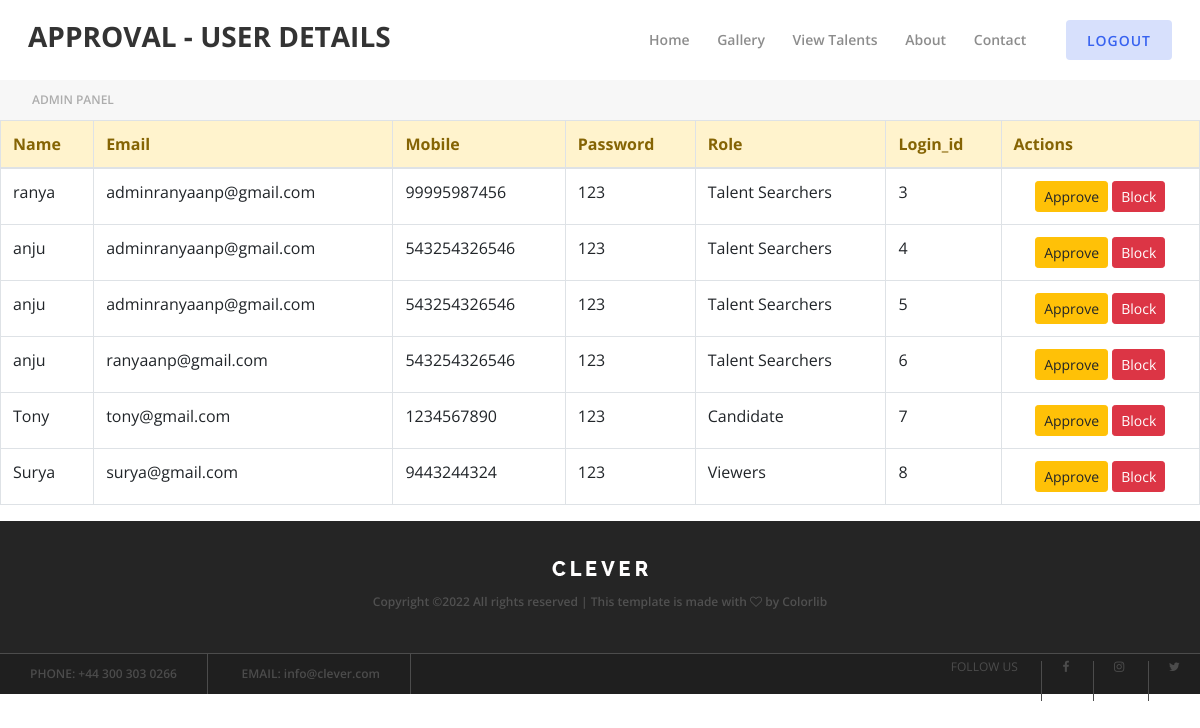
Screenshot of /talent/approve with the database file from the repository.
### talent/models.py (models this page shows, shortened)
class signup(models.Model):
    name = models.CharField(max_length=50)
    email = models.CharField(max_length=50)
    mobile = models.CharField(max_length=50, default='')
    password = models.CharField(max_length=50, default='')
    role = models.CharField(max_length=50, default='')
    status = models.IntegerField(default='1')

### talent/views.py (the view)
def approve(request):
    userid = request.session.get('id')
    reg = signup.objects.all()
    context = {'reg': reg}
    return render(request, 'talent/approve.html', context)

### template/talent/approve.html (shortened to what this page needs)
{% load static %}
<html lang="en">
<head>
    <link rel="stylesheet" type="text/css" href="{% static 'css/demo.css'%}" />
    <link rel="stylesheet" type="text/css" href="{% static 'css/icons.css'%}" />
    <link rel="stylesheet" type="text/css" href="{% static 'css/component.css'%}" />
    <link rel="stylesheet" href="{% static 'style.css'%}">
</head>
<body>
    <header class="header-area">
        <div class="clever-main-menu">
            <div class="classy-nav-container breakpoint-off">
                <nav class="classy-navbar justify-content-between" id="cleverNav">
                    <a class="nav-brand" href="index.html"><h3>APPROVAL - USER DETAILS</h3></a>
                    <div class="classy-menu">
                        <div class="classynav">
                            <ul>
                                <li>
                                <li><a href="{% url 'index' %}">Home</a></li>
                                <li><a href="{% url 'gallery' %}">Gallery</a>
                                </li>
                                <li><a href="{% url 'talentview' %}">View Talents</a></li>
                                <li><a href="#about">About</a></li>
                                <li><a href="#contact">Contact</a></li>
                                <li><a><br></a></li>
                            </ul>
                            <div class="register-login-area">
                                <a href="{% url 'logout' %}" class="btn active" onclick="alert('Are you sure you want to logout ?');">Logout</a>
                            </div>
                        </div>
                    </div></nav>
                    </div>
            </div>
    </header>
    <div class="breadcumb-area">
        <nav aria-label="breadcrumb">
            <ol class="breadcrumb">
                <li class="breadcrumb-item active" aria-current="page">Admin Panel</li>
            </ol>
        </nav>
    </div>
    <table class="table table-bordered">
    <thead class="alert-warning">
        <tr>
            <th>Name</th>
            <th>Email</th>
            <th>Mobile</th>
            <th>Password</th>
            <th>Role</th>
         <th>Login_id</th>
         <th>Actions</th>
        </tr>
    </thead>
<tbody>
        {% for reg in reg %}
        <tr>
            <td>{{ reg.name }}</td>
            <td>{{ reg.email }}</td>
            <td>{{ reg.mobile }}</td>
            <td>{{ reg.password }}</td>
            <td>{{ reg.role }}</td>
         <td>{{reg.id}}</td>
<td><center><a class="btn btn-sm btn-warning"  href="accept/{{reg.id}}">
                                            {%ifequal reg.status 1%}Approved{%else%}Approve{%endifequal%}
          </a>
<a class="btn btn-sm btn-danger" href="block/{{ reg.id}}">{%ifequal reg.status 0%}Blocked{%else%}Block{%endifequal%}</a> </center>
         </td>
      </tr>
        {% endfor %}
    </tbody>
</table>
    <footer class="footer-area">
        <div class="top-footer-area">
            <div class="container">
                <div class="row">
                    <div class="col-12">
                        <div class="footer-logo">
                            <a href="index.html"><img src="{% static 'img/core-img/logo2.png'%}" alt=""></a>
                        </div>
                        <p><a href="#">
Copyright &copy;<script>document.write(new Date().getFullYear());</script> All rights reserved | This template is made with <i class="fa fa-heart-o" aria-hidden="true"></i> by <a href="https://colorlib.com" target="_blank">Colorlib</a>
                            </a></p>
                    </div>
                </div>
            </div>
        </div>
        <div class="bottom-footer-area d-flex justify-content-between align-items-center">
            <div class="contact-info">
                <a href="#"><span>Phone:</span> +44 300 303 0266</a>
                <a href="#"><span>Email:</span> info@clever.com</a>
            </div>
            <div class="follow-us">
                <span>Follow us</span>
                <a href="#"><i class="fa fa-facebook" aria-hidden="true"></i></a>
                <a href="#"><i class="fa fa-instagram" aria-hidden="true"></i></a>
                <a href="#"><i class="fa fa-twitter" aria-hidden="true"></i></a>
            </div>
        </div>
    </footer>
</body>
</html>

### static/css/demo.css (style rules this page uses)
*, *:after, *:before { -webkit-box-sizing: border-box; box-sizing: border-box; }
body { font-family: "Avenir Next", Avenir, 'Helvetica Neue', 'Lato', 'Segoe UI', Helvetica, Arial, sans-serif; color: #444; background: #fff; -webkit-font-smoothing: antialiased; -moz-osx-font-smoothing: grayscale; }
a { outline: none; color: #63f8d3; text-decoration: none; }

### static/style.css (style rules this page uses)
* { margin: 0; padding: 0; }
body { font-family: "Open Sans", sans-serif; font-size: 14px; font-weight: 400; }
h1, h2, h3, h4, h5, h6 { color: rgba(0, 0, 0, 0.8); line-height: 1.3; font-weight: 700; }
p { font-family: "Raleway", sans-serif; color: #5a5a5a; font-size: 14px; line-height: 1.8; font-weight: 400; }
a, a:hover, a:focus { -webkit-transition-duration: 500ms; transition-duration: 500ms; text-decoration: none; outline: 0 solid transparent; color: rgba(0, 0, 0, 0.8); font-weight: 600; font-size: 14px; }
ul, ol { margin: 0; }
ul li, ol li { list-style: none; }
img { height: auto; max-width: 100%; }
.header-area { position: relative; z-index: 200; }
.clever-main-menu { position: relative; z-index: 1; width: 100%; height: 80px; }
.clever-main-menu .classy-navbar { height: 80px; }
.clever-main-menu .classynav ul li a { color: rgba(0, 0, 0, 0.45); font-weight: 600; }
.register-login-area { position: relative; z-index: 1; }
.register-login-area a { position: relative; display: inline-block; padding: 0 20px; height: 40px; font-weight: 600; text-transform: uppercase; letter-spacing: 1px; font-size: 14px; color: #3762f0; line-height: 40px; }
.register-login-area a.active, .register-login-area a:hover, .register-login-area a:focus { background-color: #d7e0fc; font-weight: 600; color: #3762f0; }
.breadcumb-area { position: relative; z-index: 1; }
.breadcumb-area .breadcrumb { padding: 11px 2rem; margin-bottom: 0; background-color: #f7f7f7; border-radius: 0; height: 40px; }
.breadcumb-area .breadcrumb .breadcrumb-item { font-size: 12px; color: rgba(0, 0, 0, 0.3); text-transform: uppercase; font-weight: 600; }
.top-footer-area { position: relative; z-index: 1; background-color: #252525; padding: 40px 0; text-align: center; border-bottom: 1px solid #4c4c4c; }
.top-footer-area .footer-logo { display: block; margin-bottom: 15px; }
.top-footer-area p { margin-bottom: 0; font-size: 12px; color: rgba(255, 255, 255, 0.2); font-family: "Open Sans", sans-serif; }
.top-footer-area p a { color: rgba(255, 255, 255, 0.2); font-size: 12px; font-family: "Open Sans", sans-serif; }
.bottom-footer-area { position: relative; z-index: 1; width: 100%; height: 40px; background-color: #1f1f1f; }
.bottom-footer-area .contact-info { position: relative; z-index: 1; }
.bottom-footer-area .contact-info a { display: inline-block; height: 40px; padding: 0 30px; line-height: 40px; color: rgba(255, 255, 255, 0.2); font-size: 12px; border-right: 1px solid #4c4c4c; }
.bottom-footer-area .contact-info a span { text-transform: uppercase; }
.bottom-footer-area .follow-us { position: relative; z-index: 1; }
.bottom-footer-area .follow-us span { display: inline-block; height: 40px; padding: 0 20px; line-height: 40px; color: rgba(255, 255, 255, 0.2); font-size: 12px; text-transform: uppercase; }
.bottom-footer-area .follow-us a { display: inline-block; height: 40px; padding: 0 20px; line-height: 40px; color: rgba(255, 255, 255, 0.2); font-size: 12px; border-left: 1px solid #4c4c4c; }

### rows the page displays
signup: name "ranya", email "adminranyaanp@gmail.com", mobile "99995987456", password "123", role "Talent Searchers", id "3"
signup: name "anju", email "adminranyaanp@gmail.com", mobile "543254326546", password "123", role "Talent Searchers", id "4"
signup: name "anju", email "adminranyaanp@gmail.com", mobile "543254326546", password "123", role "Talent Searchers", id "5"
signup: name "anju", email "ranyaanp@gmail.com", mobile "543254326546", password "123", role "Talent Searchers", id "6"
signup: name "Tony", email "tony@gmail.com", mobile "1234567890", password "123", role "Candidate", id "7"
signup: name "Surya", email "surya@gmail.com", mobile "9443244324", password "123", role "Viewers", id "8"
